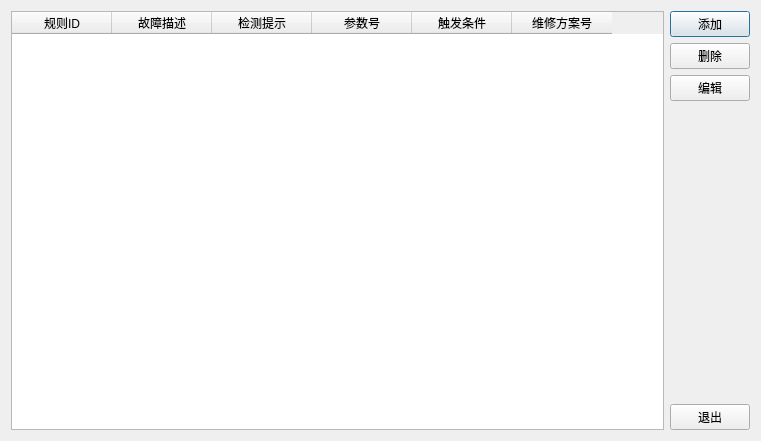
<?xml version="1.0" encoding="UTF-8"?>
<ui version="4.0">
 <class>RuleManageDialog</class>
 <widget class="QDialog" name="RuleManageDialog">
  <property name="windowModality">
   <enum>Qt::NonModal</enum>
  </property>
  <property name="geometry">
   <rect>
    <x>0</x>
    <y>0</y>
    <width>761</width>
    <height>441</height>
   </rect>
  </property>
  <property name="windowTitle">
   <string>规则管理</string>
  </property>
  <layout class="QHBoxLayout" name="horizontalLayout">
   <item>
    <widget class="QTableWidget" name="tableWidget">
     <property name="editTriggers">
      <set>QAbstractItemView::NoEditTriggers</set>
     </property>
     <property name="selectionMode">
      <enum>QAbstractItemView::SingleSelection</enum>
     </property>
     <property name="selectionBehavior">
      <enum>QAbstractItemView::SelectRows</enum>
     </property>
     <attribute name="verticalHeaderVisible">
      <bool>false</bool>
     </attribute>
     <column>
      <property name="text">
       <string>规则ID</string>
      </property>
     </column>
     <column>
      <property name="text">
       <string>故障描述</string>
      </property>
     </column>
     <column>
      <property name="text">
       <string>检测提示</string>
      </property>
     </column>
     <column>
      <property name="text">
       <string>参数号</string>
      </property>
     </column>
     <column>
      <property name="text">
       <string>触发条件</string>
      </property>
     </column>
     <column>
      <property name="text">
       <string>维修方案号</string>
      </property>
     </column>
    </widget>
   </item>
   <item>
    <layout class="QVBoxLayout" name="verticalLayout">
     <item>
      <widget class="QPushButton" name="addPushButton">
       <property name="text">
        <string>添加</string>
       </property>
       <property name="icon">
        <iconset resource="image.qrc">
         <normaloff>:/new/icon/icon/添加.png</normaloff>:/new/icon/icon/添加.png</iconset>
       </property>
      </widget>
     </item>
     <item>
      <widget class="QPushButton" name="delPushButton">
       <property name="text">
        <string>删除</string>
       </property>
       <property name="icon">
        <iconset resource="image.qrc">
         <normaloff>:/new/icon/icon/删除.png</normaloff>:/new/icon/icon/删除.png</iconset>
       </property>
      </widget>
     </item>
     <item>
      <widget class="QPushButton" name="editPushButton">
       <property name="text">
        <string>编辑</string>
       </property>
       <property name="icon">
        <iconset resource="image.qrc">
         <normaloff>:/new/icon/icon/修改.png</normaloff>:/new/icon/icon/修改.png</iconset>
       </property>
      </widget>
     </item>
     <item>
      <spacer name="verticalSpacer">
       <property name="orientation">
        <enum>Qt::Vertical</enum>
       </property>
       <property name="sizeHint" stdset="0">
        <size>
         <width>20</width>
         <height>40</height>
        </size>
       </property>
      </spacer>
     </item>
     <item>
      <widget class="QPushButton" name="exitPushButton">
       <property name="text">
        <string>退出</string>
       </property>
      </widget>
     </item>
    </layout>
   </item>
  </layout>
 </widget>
 <resources>
  <include location="image.qrc"/>
 </resources>
 <connections/>
</ui>
